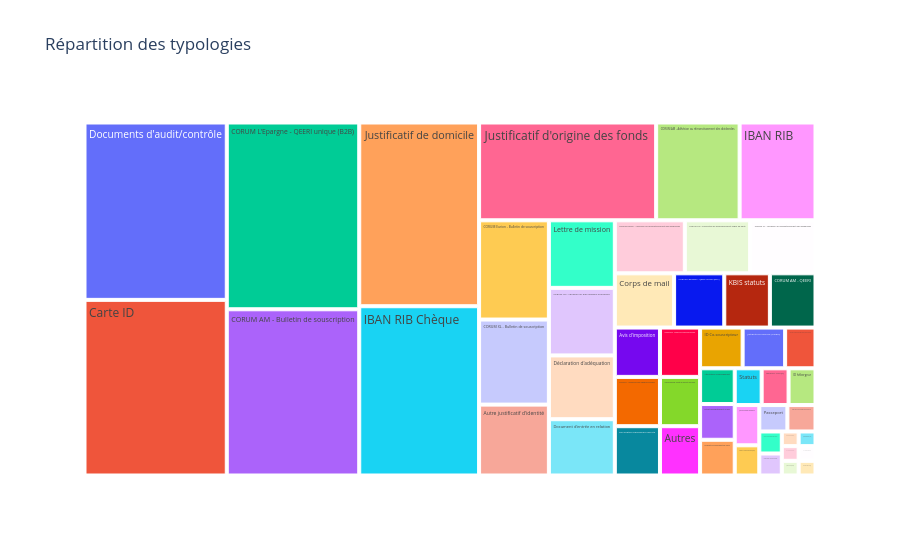

Here is the notebook cell this chart was saved with:
### Code cell
import plotly.express as px

counts = df_files["codeTypology"].value_counts().reset_index()
counts.columns = ["codeTypology", "count"]

fig = px.treemap(counts, path=["codeTypology"], values="count",
                 title="Répartition des typologies")
fig.show()

### Figure 1 — Plotly figure (JSON) as saved in the notebook; plotly's stock layout.template omitted (floating-point values rounded to 4 significant figures)
{"data": [{"branchvalues": "total", "domain": {"x": [0.0, 1.0], "y": [0.0, 1.0]}, "hovertemplate": "labels=%{label}<br>count=%{value}<br>parent=%{parent}<br>id=%{id}<extra></extra>", "ids": ["Documents d'audit/contrôle", "Carte ID", "CORUM L'Epargne - QEERI unique (B2B)", "CORUM AM - Bulletin de souscription", "Justificatif de domicile", "IBAN RIB Chèque", "Justificatif d'origine des fonds", "CORUM AM - Adhésion au réinvestissement des dividendes", "IBAN RIB", "CORUM Eurion - Bulletin de souscription", "CORUM XL - Bulletin de souscription", "Autre justificatif d'identité", "Lettre de mission", "CORUM AM - Adhésion au plan épargne immobilier", "Déclaration d'adéquation", "Document d'entrée en relation", "CORUM Eurion - Adhésion au réinvestissement des dividendes", "CORUM AM - Convention de démembrement viager de parts", "CORUM XL - Adhésion au réinvestissement des dividendes", "Corps de mail", "CORUM L'Epargne - QEERI unique (B2C)", "KBIS statuts", "CORUM AM - QEERI", "Avis d'imposition", "CORUM XL - Adhésion au plan épargne immobilier", "Déclaration bénéficiaire effectif", "CORUM Eurion - Adhésion au plan épargne immobilier", "Offre de parrainage - Bulletin de versement récompense", "Autres", "ID Co-souscripteur", "Justificatif de domicile (charges)", "CORUM Eurion - Souscription démembrée temporaire (mandat de recherche)", "Attestation d'hébergement", "Extrait d'enregistrement au RCS", "Document lié au financement par Corum", "Statuts", "CORUM USA - FATCA (PP)", "ID hébergeur", "Justificatif de situation matrimoniale", "CORUM USA - Bulletin de souscription (B2B)", "Passeport", "CORUM Origin - Mandat réinvestissement des dividendes", "CORUM USA - Mandat réinvestissement des dividendes", "CORUM L'Epargne - Déclaration d'adéquation", "CORUM USA - Bulletin de souscription (B2C)", "Justificatif de domicile (loyer)", "CORUM XL - Convention de démembrement viager de parts", "Justificatif de domicile (imposition)", "CORUM XL - Souscription démenbrée temporaire (mandat de recherche)", "Dossier de souscription Arkéa (PM)"], "labels": ["Documents d'audit/contrôle", "Carte ID", "CORUM L'Epargne - QEERI unique (B2B)", "CORUM AM - Bulletin de souscription", "Justificatif de domicile", "IBAN RIB Chèque", "Justificatif d'origine des fonds", "CORUM AM - Adhésion au réinvestissement des dividendes", "IBAN RIB", "CORUM Eurion - Bulletin de souscription", "CORUM XL - Bulletin de souscription", "Autre justificatif d'identité", "Lettre de mission", "CORUM AM - Adhésion au plan épargne immobilier", "Déclaration d'adéquation", "Document d'entrée en relation", "CORUM Eurion - Adhésion au réinvestissement des dividendes", "CORUM AM - Convention de démembrement viager de parts", "CORUM XL - Adhésion au réinvestissement des dividendes", "Corps de mail", "CORUM L'Epargne - QEERI unique (B2C)", "KBIS statuts", "CORUM AM - QEERI", "Avis d'imposition", "CORUM XL - Adhésion au plan épargne immobilier", "Déclaration bénéficiaire effectif", "CORUM Eurion - Adhésion au plan épargne immobilier", "Offre de parrainage - Bulletin de versement récompense", "Autres", "ID Co-souscripteur", "Justificatif de domicile (charges)", "CORUM Eurion - Souscription démembrée temporaire (mandat de recherche)", "Attestation d'hébergement", "Extrait d'enregistrement au RCS", "Document lié au financement par Corum", "Statuts", "CORUM USA - FATCA (PP)", "ID hébergeur", "Justificatif de situation matrimoniale", "CORUM USA - Bulletin de souscription (B2B)", "Passeport", "CORUM Origin - Mandat réinvestissement des dividendes", "CORUM USA - Mandat réinvestissement des dividendes", "CORUM L'Epargne - Déclaration d'adéquation", "CORUM USA - Bulletin de souscription (B2C)", "Justificatif de domicile (loyer)", "CORUM XL - Convention de démembrement viager de parts", "Justificatif de domicile (imposition)", "CORUM XL - Souscription démenbrée temporaire (mandat de recherche)", "Dossier de souscription Arkéa (PM)"], "name": "", "parents": ["", "", "", "", "", "", "", "", "", "", "", "", "", "", "", "", "", "", "", "", "", "", "", "", "", "", "", "", "", "", "", "", "", "", "", "", "", "", "", "", "", "", "", "", "", "", "", "", "", ""], "values": [102.0, 101.0, 100.0, 89.0, 89.0, 82.0, 70.0, 33.0, 30.0, 28.0, 24.0, 20.0, 18.0, 18.0, 17.0, 15.0, 15.0, 14.0, 14.0, 13.0, 11.0, 10.0, 10.0, 9.0, 9.0, 9.0, 8.0, 8.0, 8.0, 7.0, 7.0, 5.0, 5.0, 5.0, 5.0, 4.0, 4.0, 4.0, 4.0, 3.0, 3.0, 3.0, 2.0, 2.0, 1.0, 1.0, 1.0, 1.0, 1.0, 1.0], "type": "treemap"}], "layout": {"legend": {"tracegroupgap": 0}, "title": {"text": "Répartition des typologies"}}}
